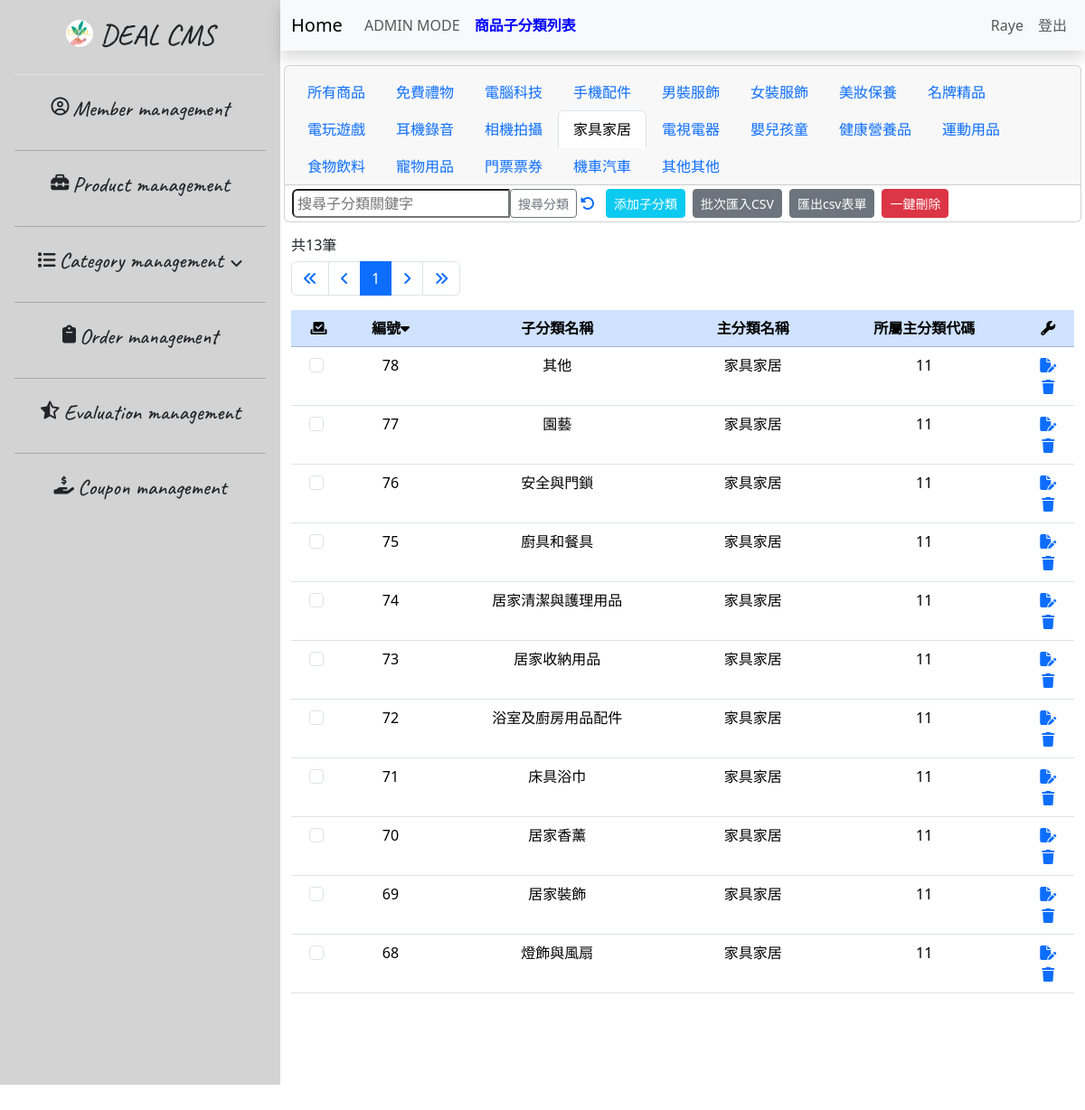
/32.sub-category_list-admin_11F.php (signed in), run on the app's committed database.
### tables this page shows
CREATE TABLE `categories_sub` (
  `id` int NOT NULL,
  `sub` varchar(15) NOT NULL,
  `main_category` int NOT NULL
);

CREATE TABLE `categories_main` (
  `id` int NOT NULL,
  `main` varchar(10) NOT NULL,
  `carbon_points_available` int NOT NULL
);

### 32.sub-category_list-admin_11F.php (the view, shortened to what this page needs)
<?php
require __DIR__ . '/0.parts/pdo-connect.php';
$page = isset($_GET['page']) ? intval($_GET['page']) : 1;
$perPage = 25;
$t_sql = "SELECT COUNT(1) FROM categories_main join categories_sub on categories_sub.main_category = categories_main.id WHERE main = '家具家居'";
$totalRows = $pdo->query($t_sql)->fetch(PDO::FETCH_NUM)[0];
$totalPages = ceil($totalRows / $perPage);
if ($totalRows) {
    $sql = sprintf("SELECT * FROM categories_main join categories_sub on categories_sub.main_category = categories_main.id  WHERE main = '家具家居' ORDER BY categories_sub.id DESC LIMIT %s, %s", ($page - 1) * $perPage, $perPage);
    $rows = $pdo->query($sql)->fetchAll();
}
?>
<?php include __DIR__ . '/0.parts/html-head.php' ?>
<?php include __DIR__ . '/0.parts/sidebar.php' ?>
<div class="container-fluid px-0 mx-0">
    <?php include __DIR__ . '/0.parts/navbar.30_sub-category.php' ?>
    <div class="container-fluid table-bordered table-striped overflow-auto">
        <div class="row mt-3">
            <div class="col">
                <h6>共<?= $totalRows ?>筆</h6>
                <nav aria-label="Page navigation example">
                    <ul class="pagination">
                        <li class="page-item">
                            <a class="page-link" href="?page=1">
                                <i class="fa-solid fa-angles-left"></i>
                            </a>
                        </li>
                        <li class="page-item">
                            <a class="page-link" href="?page=<?= $page != 1 ? $page - 1 : 1 ?>">
                                <i class="fa-solid fa-angle-left"></i>
                            </a>
                        </li>
                        <?php $visiblePageRange = 5;
                        $startPage = max(1, $page - floor($visiblePageRange / 2));
                        $endPage = min($totalPages, $startPage + $visiblePageRange - 1); ?>
                        <?php for ($i = $startPage; $i <= $endPage; $i++) : ?>
                            <li class="page-item <?= $page == $i ? 'active' : '' ?>">
                                <a class="page-link" href="?page=<?= $i ?>"><?= $i ?></a>
                            </li>
                        <?php endfor ?>
                        <li class="page-item">
                            <a class="page-link" href="?page=<?= $page != 40 ? $page + 1 : 40 ?>">
                                <i class="fa-solid fa-angle-right"></i>
                            </a>
                        </li>
                        <li class="page-item">
                            <a class="page-link" href="?page=40">
                                <i class="fa-solid fa-angles-right"></i>
                            </a>
                        </li>
                    </ul>
                </nav>
            </div>
        </div>
        <div class="row">
            <div class="col">
                <table id="myTable" class="table table-hover sortable-table">
                    <thead>
                        <tr class="table-primary text-center">
                            <th><i id="selectAll" class="fa-solid fa-check-to-slot" title="全選/選取checkBox"></i></a>
                            </th>
                            <th>編號<i id="sortIcon" class="fa-solid fa-caret-down" onclick="sortTable()" title="變更排序"></th>
                            <th>子分類名稱</th>
                            <th>主分類名稱</th>
                            <th>所屬主分類代碼</th>
                            <th><i class="fa-solid fa-wrench" title="功能區"></i></th>
                        </tr>
                    </thead>
                    <tbody>
                        <?php foreach ($rows as $r) : ?>
                            <tr class="text-center">
                                <td>
                                    <input class="form-check-input me-1" type="checkbox" value="<?= $r['id'] ?>" id="flexCheck<?= $r['id'] ?>" name="delete_ids[]">
                                </td>
                                <td><?= $r['id'] ?></td>
                                <td><?= $r['sub'] ?></td>
                                <td><?= $r['main'] ?></td>
                                <td><?= $r['main_category'] ?></td>
                                <td>
                                    <div class="d-flex flex-column">
                                        <a href="38.sub-category_edit.php?id=<?= $r['id'] ?>">
                                            <i class="fa-solid fa-file-pen" title="編輯"></i>
                                        </a>
                                        <a href="javascript: delete_one(<?= $r['id'] ?>)">
                                            <i class="fa-solid fa-trash" title="刪除"></i>
                                        </a>
                                    </div>
                                </td>
                            </tr>
                        <?php endforeach; ?>
                    </tbody>
                </table>
            </div>
        </div>
    </div>
</div>
<?php include __DIR__ . '/0.parts/html-foot.php' ?>

### 0.parts/html-head.php (style rules this page uses)
body { height: 1200px; }

### 32.sub-category_list-admin_11F.php (style rules this page uses)
.overflow-auto { height: 865px; }

### data on the page
categories_sub: id "78", sub "其他", main_category.main "家具家居", main_category "11"
categories_sub: id "77", sub "園藝", main_category.main "家具家居", main_category "11"
categories_sub: id "76", sub "安全與門鎖", main_category.main "家具家居", main_category "11"
categories_sub: id "75", sub "廚具和餐具", main_category.main "家具家居", main_category "11"
categories_sub: id "74", sub "居家清潔與護理用品", main_category.main "家具家居", main_category "11"
categories_sub: id "73", sub "居家收納用品", main_category.main "家具家居", main_category "11"
categories_sub: id "72", sub "浴室及廚房用品配件", main_category.main "家具家居", main_category "11"
categories_sub: id "71", sub "床具浴巾", main_category.main "家具家居", main_category "11"
categories_sub: id "70", sub "居家香薰", main_category.main "家具家居", main_category "11"
categories_sub: id "69", sub "居家裝飾", main_category.main "家具家居", main_category "11"
categories_sub: id "68", sub "燈飾與風扇", main_category.main "家具家居", main_category "11"

### other printed values
$_SESSION[isset($_SESSION['admin']) ? 'admin' : 'user']['nickname'] "Raye"
$totalRows "13"
